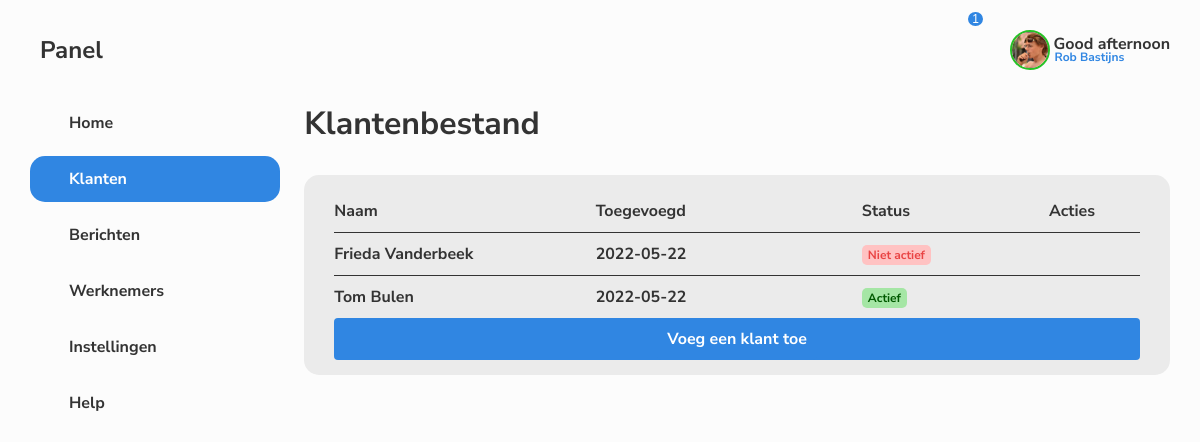
/klanten.php (signed in), run on the app's committed database.
### tables this page shows
CREATE TABLE customer (
	customerID int not null auto_increment,
	companyID int null,
    firstName varchar(25) not null,
    lastName varchar(25) not null,
    country varchar(25) not null,
    streetName varchar(25) not null,
    streetNumber varchar(5) not null,
    email varchar(50) not null,
    password varchar(50) not null,
    constraint PK_customer primary key (customerID)
);

CREATE TABLE clients (
	clientID int not null auto_increment,
	companyID int not null,
	firstName varchar(25) not null,
    lastName varchar(25) not null,
    country varchar(25) not null,
    streetName varchar(25) not null,
    streetNumber varchar(5) not null,
    date DATETIME DEFAULT CURRENT_TIMESTAMP,
    active tinyint not null,
    email varchar(50) not null,
    description varchar(255) null,
	constraint PK_client primary key (clientID)
);

### klanten.php (the view, shortened to what this page needs)
<!DOCTYPE html>
<html lang="en" data-theme='light'>
<head>
    <link rel="stylesheet" href="css/nav.css">
    <link rel="stylesheet" href="css/klanten.css">
</head>
<body>
    <div class="grid-container">
        <?php
        $currentMessages = false;
        $currentHelp = false;
        $currentClients= true;
        $currentHome = false;
        $currentEmployees= false;
        $currentSettings = false;
        require_once "inc/nav.inc.php";
        ?>
        <main>
            <h1>Klantenbestand</h1>
            <section class="table-row row">
                <table>
                    <tr>
                        <th>Naam</th>
                        <th>Toegevoegd</th>
                        <th>Status</th>
                        <th>Acties</th>
                    </tr>
                    <?php
                    $query=$pdo -> query("SELECT * FROM clients");
                    $clients=$query -> fetchAll(\PDO::FETCH_ASSOC);
                    foreach($clients as $client):  ?>
                        <tr>
                        <td>
                            <div class="table-name"><p><?php echo $client['firstName'], " ", $client['lastName']?></p></div>
                        </td>
                        <td><?php echo substr($client['date'], 0, 10);?></td>
                        <?php if($client['active'] == 1){echo "<td><div class='not-active'>Niet actief</div></td>";}?>
                        <?php if($client['active'] == 0){echo "<td><div class='active'>Actief</div></td>";}?>
                        <td><a href="klantenbewerken.php?id=<?php echo $client['clientID']; ?>"><span class="iconify" data-icon="fa-solid:pen"></span></a></td>
                    </tr>
                        <?php endforeach; ?>
                    <tr>
                        <td class="addbutton"  colspan="4"><a class="addbutton" href="klantentoevoegen.php">Voeg een klant toe</a></td>
                    </tr>
                </table>
            </section>
        </main>
    </div>
</body>
</html>

### inc/nav.inc.php (shortened to what this page needs)
<?php
require("inc/sql-link.inc.php");
?>
<?php
$email = $_SESSION['Customer'];
$query=$pdo -> query("SELECT * FROM customer where email = '$email'");
$customer=$query -> fetch();
?>
<nav>
    <div class="logo">
        <h1><span class="iconify" data-icon="carbon:logo-stumbleupon"></span><span class="name-company">Panel</span></h1>
    </div>
    <div class="buttons">
        <ul>
            <li>
                <a <?php if($currentHome == true)echo "class='current'"; ?> href="home.php">
                    <span class="name-link">Home</span>
                </a>
            </li>
            <li>
                <a <?php if($currentClients == true)echo "class='current'"?> href="klanten.php">
                    <span class="name-link">Klanten</span>
                </a>
            </li>
            <li>
                <a <?php if($currentMessages == true)echo "class='current'"?> href="berichten.php">
                    <span class="name-link">Berichten</span>
                </a>
            </li>
            <li>
                <a <?php if($currentEmployees == true)echo "class='current'"?> href="werknemers.php">
                    <span class="name-link">Werknemers</span>
                </a>
            </li>
            <li>
                <a <?php if($currentSettings == true)echo "class='current'"?>href="instellingen.php">
                    <span class="name-link">Instellingen</span>
                </a>
            </li>
            <li>
                <a <?php if($currentHelp == true)echo "class='current'"?>href="help.php">
                    <span class="name-link">Help</span>
                </a>
            </li>
        </ul>
    </div>
</nav>
<header>
    <button type="button" class="color-switcher" onclick="themeToggle()"><span class="iconify" data-icon="codicon:color-mode" data-width="24" data-height="24"></span></button>
    <button class="notifications" onclick="myFunction()"><span class="iconify" data-icon="bx:bxs-bell" data-width="24" data-height="24"></span><span class="notification-count">1</span></button>
    <div class="user">
        <a class="userdropbtn"><img src="img/user-placeholder.png" height="40" width="40" alt=""><p>Good afternoon<br><span><?php echo $customer['firstName'], " ",$customer['lastName'];?></span></p></a>
    </div>
</header>

### css/nav.css (style rules this page uses)
* { box-sizing: border-box; margin:0; padding:0; }
html { font-family: "Nunito Sans", Verdana, sans-serif; --bg: #FCFCFC; --bg-panel: #EBEBEB; --color-headings:#3086e2; --color-text: #333333; }
body { background: var(--bg); user-select: none; -webkit-user-select: none; -khtml-user-select: none; -moz-user-select: none; -ms-user-select: none; color:var(--color-text); overflow-x: hidden; }
a { text-decoration: none; color:var(--color-text); }
.grid-container { min-height:100vh; display:grid; grid-template-columns:55px; grid-template-rows: auto 1fr; grid-row-gap:2px; grid-column-gap:2px; width: 95%; margin:auto; }
.row { animation: load-scale 1s; }
header { grid-column-start: 2; grid-column-end: -1; display: flex; justify-content: flex-end; height: 100px; align-items: center; gap:30px; }
.color-switcher, .notifications { height: 24px; width: 24px; border:none; background-color: transparent; }
.notifications .notification-count { position: relative; color:white; left:8px; top:-32px; padding: 0px 4px; font-size: 12px; background-color: var(--color-headings); border-radius: 50%; }
.user a { display: flex; align-items: center; gap: 4px; font-weight: 700; color:var(--color-text); transition: all .1s ease-in-out; }
.user a p { display: none; width: 0; }
.user a p { line-height: 12px; }
.user a p span { line-height: 12px; font-size: 12px; margin-left: 1px; color: var(--color-headings); }
.user a img { object-fit: cover; border-radius: 50%; border:2px rgb(38, 194, 38) solid; }
.userdropbtn { cursor: pointer; }
.user { position: relative; display: inline-block; }
.name-link { display:none; }
.name-company { display:none; }
nav { grid-row-start: 1; grid-row-end: -1; display: flex; flex-direction: column; align-items: center; }
nav .logo h1 { height: 100px; display: flex; align-items: center; gap: 10px; }
nav .buttons ul { display:flex; flex-direction: column; gap: 10px; }
nav ul li { list-style-type: none; }
nav .buttons a { display: flex; align-items: center; justify-content: center; color: var(--color-text); font-weight: 700; border-radius: 15px; padding:10px; gap: 14px; animation: nav-smooth-small 1s; }
nav .current, nav .current svg { background-color: var(--color-headings); color:white !important; }
@media only screen and (min-width:850px) { .grid-container { grid-template-columns:250px; } }
@media only screen and (min-width:850px) { .user a p { display: block; width: auto; } }
@media only screen and (min-width:850px) { .name-link { display:block; } }
@media only screen and (min-width:850px) { .name-company { display:block; } }
@media only screen and (min-width:850px) { nav { grid-row-start: 1; grid-row-end: -1; align-items: stretch; } }
@media only screen and (min-width:850px) { nav .buttons a { justify-content: flex-start; gap: 14px; padding:12px 25px; width:100%; animation: nav-smooth-big 1s; } }

### css/klanten.css (style rules this page uses)
main { grid-column-start: 2; grid-column-end: -1; display: flex; flex-direction: column; gap: 30px; padding-left:2.5%; }
main .table-row { display:flex; align-items: center; justify-content: space-evenly; flex-wrap: wrap; flex-direction: column; border-radius: 15px; font-weight: 700; overflow: hidden; background-color: var(--bg-panel); padding:15px 30px; }
table { border-collapse: collapse; border-spacing: 0; width: 100%; }
tr:not(:first-child, :last-child) { border-top: 1px solid var(--color-text); }
th { padding:10px 0px; text-align: left; }
td { width: 0px; padding: 10px 0px; }
td:last-child, th:last-child { text-align:center; }
.table-name { display: flex; align-items: center; gap: 4px; font-weight: 700; color:var(--color-text); transition: all .1s ease-in-out; }
table .active { display: inline; font-weight: 700; font-size: 12px; border-radius: 5px; padding: 2px 6px; position: relative; background-color: #a5e6a5; color: #005900; }
table .not-active { display: inline; font-weight: 700; font-size: 12px; border-radius: 5px; padding: 2px 6px; position: relative; background-color: #ffc2c2; color: #e94444; }
.addbutton { background-color:var(--color-headings); color:white; width:100%; border-radius: 4px; border:#43b584; padding:10px 10px; margin-top: 20px; }

### data on the page
customer: firstName "Rob", lastName "Bastijns"
clients: firstName "Frieda", lastName "Vanderbeek", date "2022-05-22", active "Niet actief"
clients: firstName "Tom", lastName "Bulen", date "2022-05-22", active "Actief"
